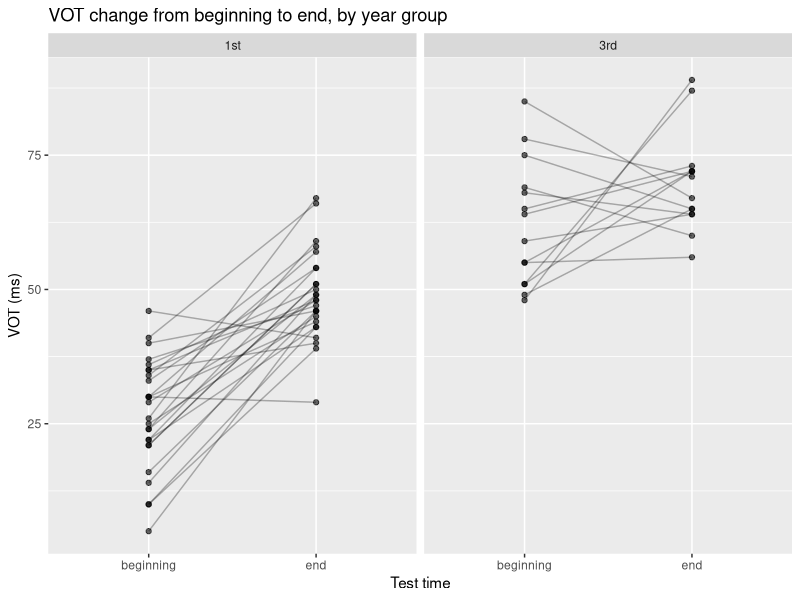

The R source for this figure:
#== Homework 2 =====================================
# LING10 Statistics for Linguistics
# Dartmouth College. February 7, 2026
# Aynura Erejepbaeva
#========================================================================.

#load data
library(ggplot2)
library(car)

#=============================================.
# Exercise 2.1.                             ====
# Spavot learning
#=============================================.

#assign the name of the file
spavot <- read.csv("spavot-learning.csv")

str(spavot)

spavot$student  <- as.factor(spavot$student)
spavot$timeTest <- as.factor(spavot$timeTest)
spavot$year     <- as.factor(spavot$year)

#(a) Explore the data: Draw a chart that describes the phenomenon you’re studying.
ggplot(spavot, aes(x = timeTest, y = vot, group = student)) +
  geom_line(alpha = 0.3) +
  geom_point(alpha = 0.6) +
  facet_wrap(~ year) +
  labs(title = "VOT change from beginning to end, by year group",
       x = "Test time", y = "VOT (ms)")

#Standard deviation
by(spavot$vot, spavot$year, sd)

#P value for the third year
t.test(spavot$vot[spavot$year == "3rd"], mu = 50)$p.value

with(spavot,
     tapply(vot,
            list(year, timeTest),
            mean))

#Choose an appropriate statistical test (one-way ANOVA, two-way ANOVA, repeated measures
#ANOVA). Think of which variables are between-subjects and which variables are within-subjects.

#This is mixed ANOVA

#Provide evidence that the datasets comply with the assumptions of the test you choose. The
#evidence should include Shapiro-Wilks tests and Levene tests. You can also use density charts,
#QQ-Plots and histograms if you desire.
anova_model <- aov(vot ~ timeTest * year + Error(student / timeTest), data = spavot)

res <- residuals(anova_model)

by(
  spavot$vot,
  list(spavot$year, spavot$timeTest),
  shapiro.test
)

# Levene's test for equal variances
leveneTest(vot ~ year, data = spavot)

#Conduct your test and report your results using the scientific format we used in class. This will
#include the results of the test, the effect size (if your test allows for this), the results of 
#the post hoc tests (if your test allows for this) and a description of interactions if there are any.
summary(anova_model)

anova_tab <- summary(anova_model)[[2]][[1]]
eta_sq <- anova_tab[,"Sum Sq"] /
  (anova_tab[,"Sum Sq"] + anova_tab["Residuals","Sum Sq"])
eta_sq
